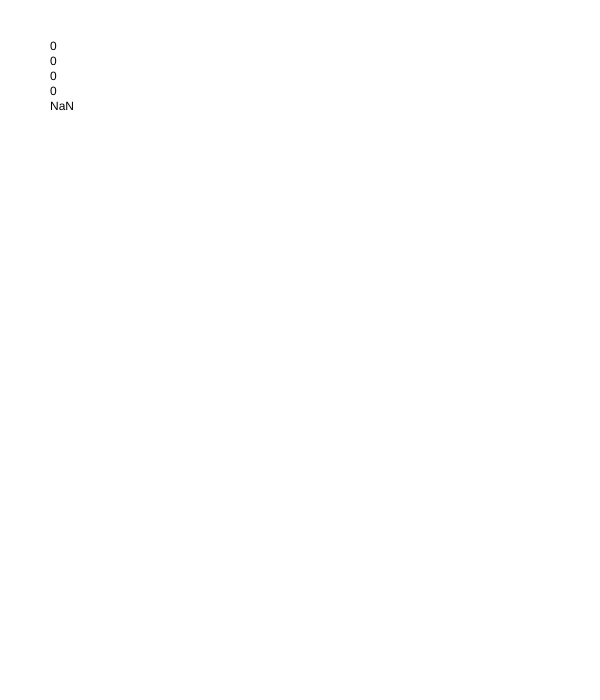
Frame 1 (no input)
Frame 60 (no input): identical to frame 1, image omitted
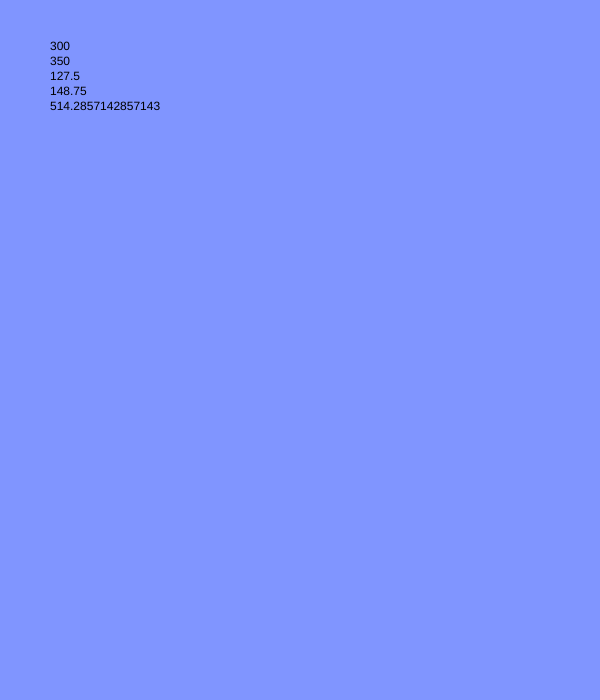
Frame 120 (the mouse pressed at the canvas centre since frame 60)

The p5.js sketch that drew these frames (run headless with seeded random() and noise() and a simulated clock; from frame 60 on, the mouse is pressed at the canvas centre):

// p5.js sketch
// ── sketch.js
function setup() {
  createCanvas(600, 700);

}

function draw() {

  var bgVal;
  bgVal = map(mouseX, 0, 600, 0, 255);
  bgRed = map(mouseX, 0, 600, 0, 255);
  bgGreen = map(mouseY, 0, 600, 0, 255);
  bgBlue = map(mouseX, mouseY, 0, 600, 0, 255);

// mapping mouseX to a usable range
// bgVal = mouseX
// bgVal = mouseX * 0.425
  background(bgRed, bgGreen, bgBlue);
  text(mouseX, 50, 50);
  text(mouseY, 50, 65);
  text(bgRed, 50, 80);
  text(bgGreen, 50, 95);
  text(bgBlue, 50, 110);
}
